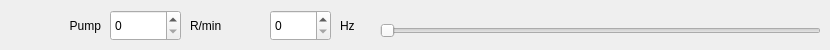
      <widget class="QWidget" name="page_pump_manual">
       <widget class="QSlider" name="horizontalSlider_pump_man_pump_rpm">
        <property name="geometry">
         <rect>
          <x>380</x>
          <y>20</y>
          <width>441</width>
          <height>21</height>
         </rect>
        </property>
        <property name="orientation">
         <enum>Qt::Orientation::Horizontal</enum>
        </property>
       </widget>
       <widget class="QSpinBox" name="spinBox_pump_man_pump_rpm_hz">
        <property name="geometry">
         <rect>
          <x>270</x>
          <y>10</y>
          <width>61</width>
          <height>31</height>
         </rect>
        </property>
       </widget>
       <widget class="QLabel" name="label_47">
        <property name="geometry">
         <rect>
          <x>340</x>
          <y>10</y>
          <width>41</width>
          <height>31</height>
         </rect>
        </property>
        <property name="text">
         <string>Hz</string>
        </property>
       </widget>
       <widget class="QSpinBox" name="spinBox_pump_man_pump_rpm">
        <property name="geometry">
         <rect>
          <x>110</x>
          <y>10</y>
          <width>71</width>
          <height>31</height>
         </rect>
        </property>
        <property name="maximum">
         <number>6000</number>
        </property>
       </widget>
       <widget class="QLabel" name="label_30">
        <property name="geometry">
         <rect>
          <x>-40</x>
          <y>10</y>
          <width>141</width>
          <height>31</height>
         </rect>
        </property>
        <property name="text">
         <string>Pump</string>
        </property>
        <property name="alignment">
         <set>Qt::AlignmentFlag::AlignRight|Qt::AlignmentFlag::AlignTrailing|Qt::AlignmentFlag::AlignVCenter</set>
        </property>
       </widget>
       <widget class="QLabel" name="label_44">
        <property name="geometry">
         <rect>
          <x>190</x>
          <y>10</y>
          <width>71</width>
          <height>31</height>
         </rect>
        </property>
        <property name="text">
         <string>R/min</string>
        </property>
       </widget>
      </widget>
